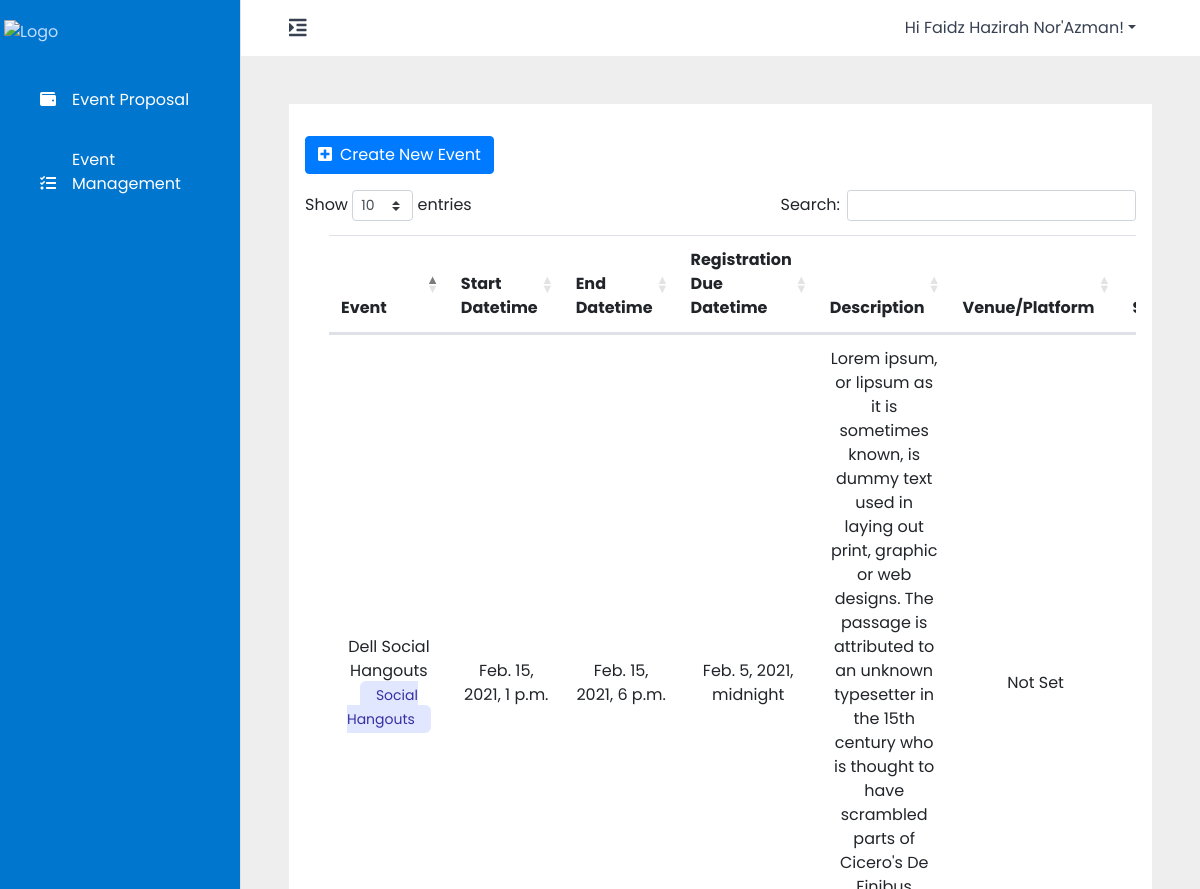
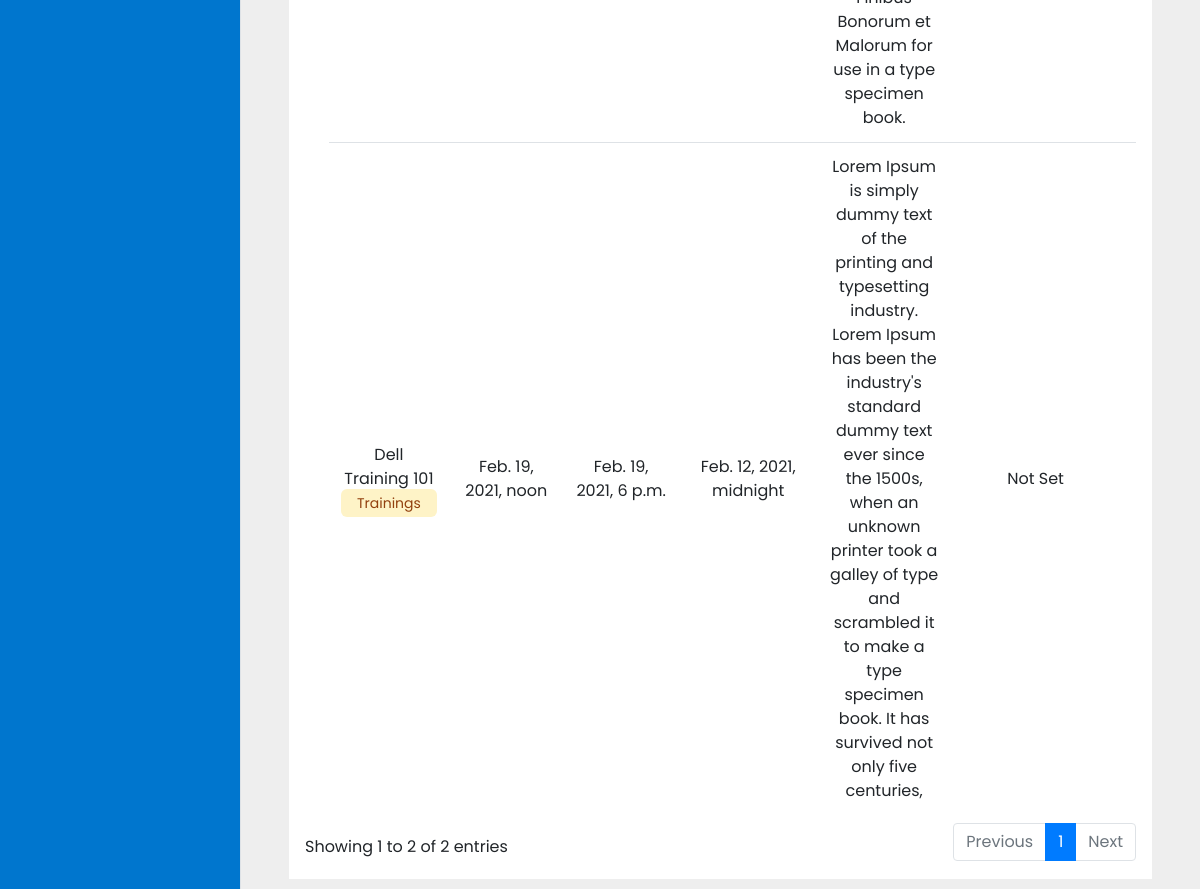
Before: /app/cl/event_management (signed in) with the older database file (2 pictures, top to bottom).
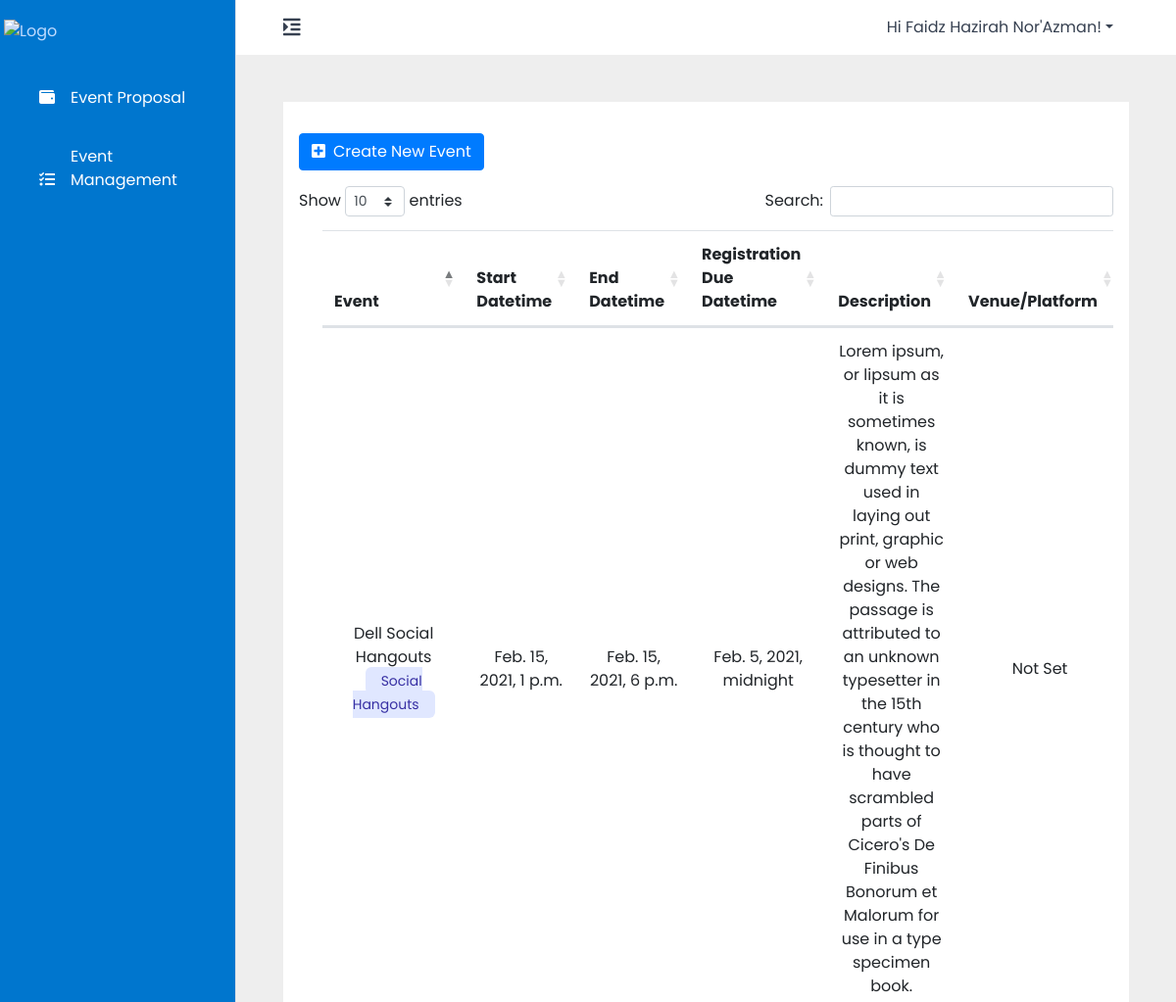
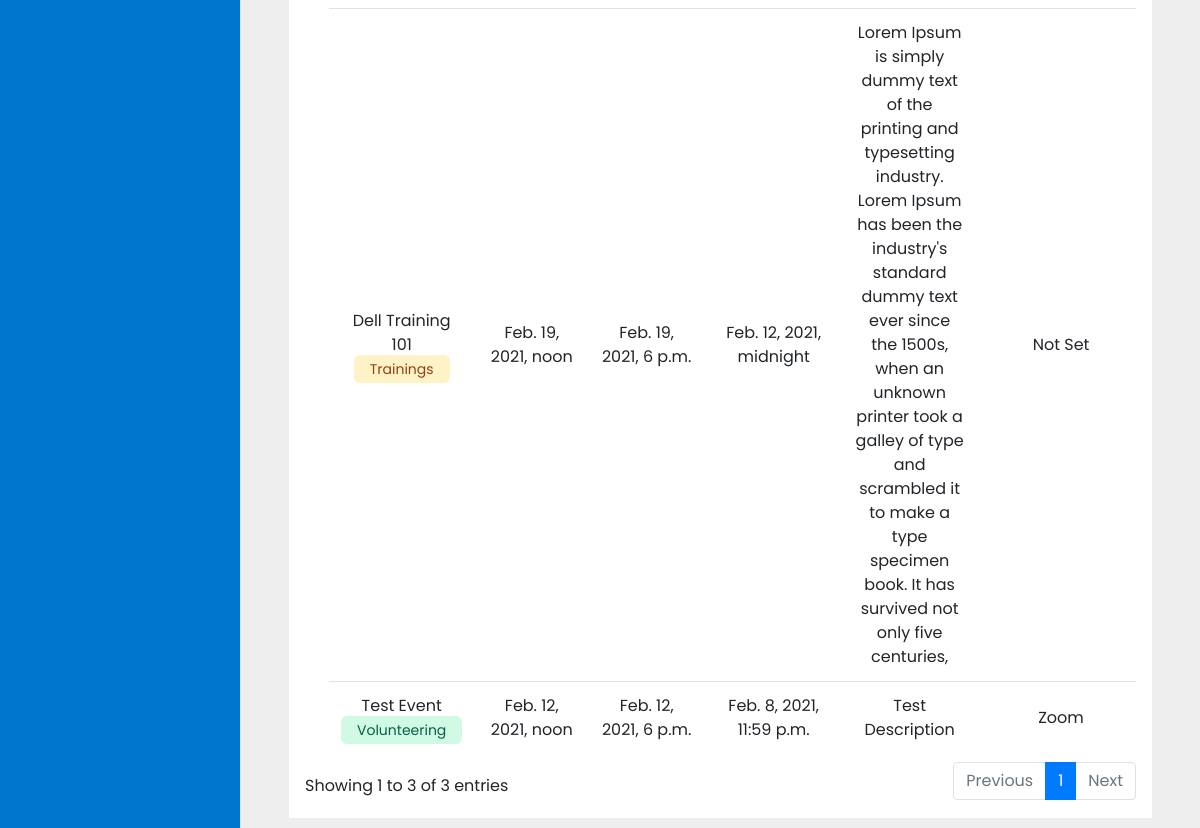
After: the same page with the newer database file (2 pictures, top to bottom).
### main/models.py (models this page shows, shortened)
class Event(models.Model):
    name = models.CharField(max_length=100)
    category = models.ForeignKey(
        'main.Category',
        on_delete=models.CASCADE
    )
    start_datetime = models.DateTimeField(null=True, blank=True)
    end_datetime = models.DateTimeField(null=True, blank=True)
    reg_due_datetime = models.DateTimeField(null=True, blank=True)
    virtual = models.BooleanField(default=False)
    description = models.TextField(max_length=1000)
    venue_platform = models.CharField(max_length=100, default='Not Set')
    prog_mgr = models.ManyToManyField(settings.AUTH_USER_MODEL, related_name="prog_mgr")
    comm_lead = models.ManyToManyField(settings.AUTH_USER_MODEL)
    speaker = models.CharField(max_length=100, default='Not Set')
    status_fk = models.ForeignKey(
        'main.Status',
        on_delete=models.CASCADE,
        default=''
    )
    img_url = models.CharField(max_length=5000)

class Category(models.Model):
    name = models.CharField(max_length=50)

### account/decorators.py (the view)
		def wrapper_func(request, *args, **kwargs):
			if not request.user.is_authenticated:
				return redirect('unavailable_page')
			else:
				flag = False
				for i in range(len(allowed_role)):
					if request.user.role.role_name == allowed_role[i]:
						flag = True
				if (flag):
					return view_func(request, *args, **kwargs)
				else:
					return redirect('unavailable_page')

### main/views.py (called while the page is built)
@allowed_users(allowed_role=['Committee Lead'])
@login_required(login_url='login')
def cl_event_mngt(request):
    if request.method == 'POST':
        return redirect('cl_event_mngt')
    else:
        context = {
            'event_cat': Category.objects.all(),
            'prog_mgr_list': Account.objects.filter(role__role_name='Program Manager'),
            'cl_list': Account.objects.filter(role__role_name='Committee Lead'),
            'cl_event_list': Event.objects.filter(comm_lead__email=request.user.email)
        }
        return render(request, 'cl_event_mngt.html', context)

### main/templates/cl_event_mngt.html (shortened to what this page needs)
{% extends "admin_base.html" %}
{% load static %}
    {% block body %}
    <section class="m-5 bg-white p-3">
        <a href="#create-event" data-toggle="modal" data-target="#create-event"
            class="my-3 btn btn-primary hover:no-underline"><i class="fas fa-plus-square mr-2"></i>Create New Event</a>
        <div class="dataTables_scroll">
            <table id="cl-event-table" class="table m-6 divide-y divide-gray-200 align-middle" style="width:100%;">
                <thead>
                    <tr>
                        <th>Event</th>
                        <th>Start Datetime</th>
                        <th>End Datetime</th>
                        <th>Registration Due Datetime</th>
                        <th>Description</th>
                        <th>Venue/Platform</th>
                        <th>Speaker</th>
                    </tr>
                </thead>
                <tbody class="text-center">
                    {% for cl_event in cl_event_list %}
                    <tr>
                        <td>
                            <div>
                                {{ cl_event.name }}
                            </div>
                            {% if cl_event.category.name == 'Trainings' %}
                            <span class="text-sm rounded-md bg-yellow-100 text-yellow-800 px-3 py-1">
                                {{ cl_event.category.name }}
                            </span>
                            {% elif cl_event.category.name == 'Social Hangouts' %}
                            <span class="text-sm rounded-md bg-indigo-100 text-indigo-800 px-3 py-1">
                                {{ cl_event.category.name }}
                            </span>
                            {% elif cl_event.category.name == 'Volunteering' %}
                            <span class="text-sm rounded-md bg-green-100 text-green-800 px-3 py-1">
                                {{ cl_event.category.name }}
                            </span>
                            {% elif cl_event.category.name == 'Summits' %}
                            <span class="text-sm rounded-md bg-red-100 text-red-800 px-3 py-1">
                                {{ cl_event.category.name }}
                            </span>
                            {% endif %}
                        </td>
                        <td>{{ cl_event.start_datetime }}</td>
                        <td>{{ cl_event.end_datetime }}</td>
                        <td>{{ cl_event.reg_due_datetime }}</td>
                        <td>{{ cl_event.description }}</td>
                        <td>{{ cl_event.venue_platform }}</td>
                        <td>{{ cl_event.speaker }}</td>
                    </tr>
                    {% endfor %}
                </tbody>
            </table>
        </div>
    </section>
    {% endblock %}

Changed rows visible on the page:
added Event: name "Test Event", category.name "Volunteering", start_datetime "Feb. 12, 2021, noon", end_datetime "Feb. 12, 2021, 6 p.m.", reg_due_datetime "Feb. 8, 2021, 11:59 p.m.", description "Test Description", venue_platform "Zoom"
Other visible differences:
text written by a page script: "Show entries Search: Showing 1 to 2 of 2 entries Previous 1 Next" → "Show entries Search: Showing 1 to 3 of 3 entries Previous 1 Next"
